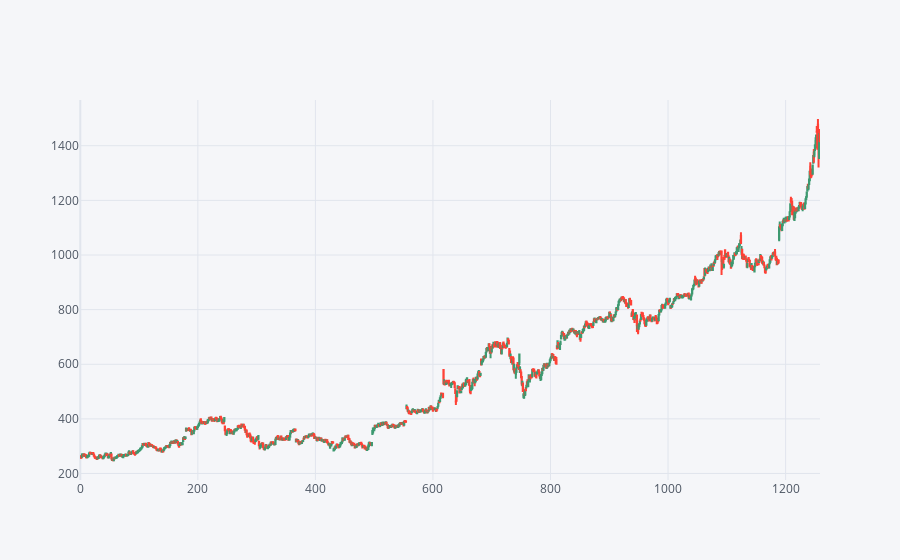

Notebook source saved alongside this figure:
### Code cell
AMZN.iplot(kind="candle")

### Figure 1 — Plotly figure (JSON) as saved in the notebook; plotly's stock layout.template omitted (floating-point values rounded to 4 significant figures; data arrays with more than 128 entries replaced by an {"elided": "..."} marker saying what was removed)
{"data": [{"close": {"elided": "1259 float values"}, "high": {"elided": "1259 float values"}, "low": {"elided": "1259 float values"}, "open": {"elided": "1259 float values"}, "showlegend": false, "type": "candlestick", "x": {"elided": "1259 int values"}, "yaxis": "y2"}], "layout": {"legend": {"bgcolor": "#F5F6F9", "font": {"color": "#4D5663"}}, "paper_bgcolor": "#F5F6F9", "plot_bgcolor": "#F5F6F9", "title": {"font": {"color": "#4D5663"}}, "xaxis": {"gridcolor": "#E1E5ED", "rangeslider": {"visible": false}, "showgrid": true, "tickfont": {"color": "#4D5663"}, "title": {"font": {"color": "#4D5663"}, "text": ""}, "zerolinecolor": "#E1E5ED"}, "yaxis": {"gridcolor": "#E1E5ED", "showgrid": true, "showticklabels": false, "tickfont": {"color": "#4D5663"}, "title": {"font": {"color": "#4D5663"}, "text": ""}, "zerolinecolor": "#E1E5ED"}, "yaxis2": {"gridcolor": "#E1E5ED", "showgrid": true, "tickfont": {"color": "#4D5663"}, "title": {"font": {"color": "#4D5663"}, "text": ""}, "zerolinecolor": "#E1E5ED"}}}
